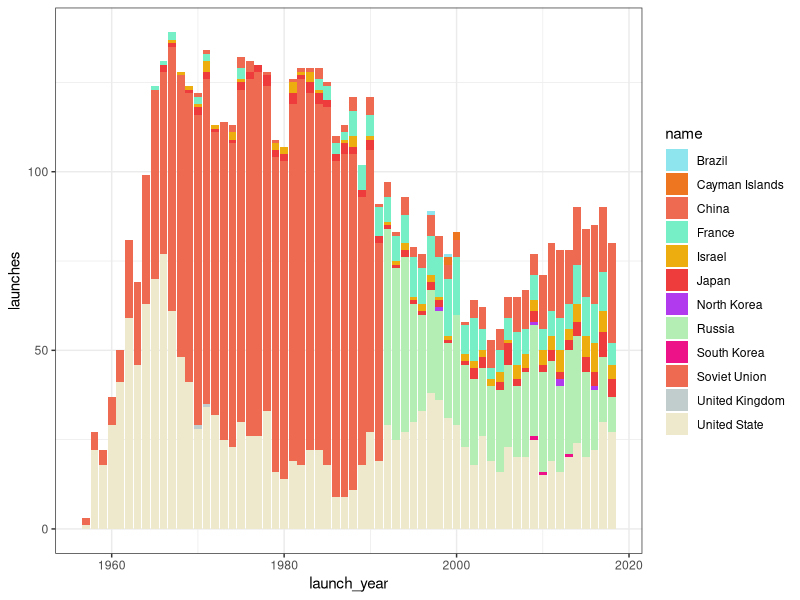

Here is the R script that generated this plot:
## ---- chunk 1
knitr::opts_chunk$set(echo = TRUE)
## ---- chunk 2

library(tidyverse)
library(ggplot2)
library(RColorBrewer)
library(plyr)

## ---- chunk 3

agencies <- read.csv("agencies.csv")
launches <- read.csv("launches.csv")

## ---- chunk 4

state_names <- levels(launches$state_code)

#BR - Brazil
#CN - China
#CYM - Cayman Islands
#F - France
#I - Israel
#I-ELDO - 
#I-ESA - 
#IL - Italy
#IN - India
#IR - Iran
#J - Japan
#KP - North Korea
#KR - South Korea
#RU - Russia
#SU - Soviet Union
#UK - United Kingdom
#US - United States


launch_time <- launches %>% 
  group_by(launch_year, state_code) %>% 
  tally() %>% 
  dplyr::rename(launches = n) %>% 
  dplyr::rename(state = state_code) %>% 
  mutate(name = case_when(
    grepl("J", state) ~ "Japan",
    grepl("US", state)~ "United State",
    grepl("BR", state)~ "Brazil",
    grepl("F", state)~ "France",
    grepl("CN", state)~ "China",
    grepl("I", state)~ "Israel",
    grepl("IL", state)~ "Italy",
    grepl("IR", state)~ "Iran",
    grepl("RU", state)~ "Russia",
    grepl("SU", state)~ "Soviet Union",
    grepl("UK", state)~ "United Kingdom",
    grepl("KP", state)~ "North Korea",
    grepl("KR", state)~ "South Korea",
    grepl("CYM", state)~ "Cayman Islands",
    grepl("I-ELDO", state)~ "Other",
    grepl("I-ESA", state)~ "Other")) 
  

launch_success <- launches %>% 
  select(launch_date, launch_year, agency, state_code, category) %>% 
  group_by(launch_year, state_code, category) %>% 
  tally() 

## ---- chunk 5

colors_man <- c("cadetblue2", 
                "chocolate2",
                "coral2",
                "aquamarine2",
                "darkgoldenrod2",
                "brown2",
                "darkorchid2",
                "darkseagreen2",
                "deeppink2",
                "coral2",
                "azure3",
                "cornsilk2")

names(colors_man) <- unique(launch_time$names)

gglaunch <- ggplot(launch_time, aes(x = launch_year, y = launches, fill = name)) +
  geom_bar(stat="identity") +
  scale_fill_manual(values = colors_man) +
    theme_bw()

gglaunch



#need to figure out color pallete - scale_fill_brewer(palette = "Spectral") not have enough
#create own colors in 

#df_name <- c("colors", "color1"...)
#names(df_name) <- unique(launch_time$state)
#scale_fill_manual(values = df_name)

#substr - extract or replace strings in a character vector


